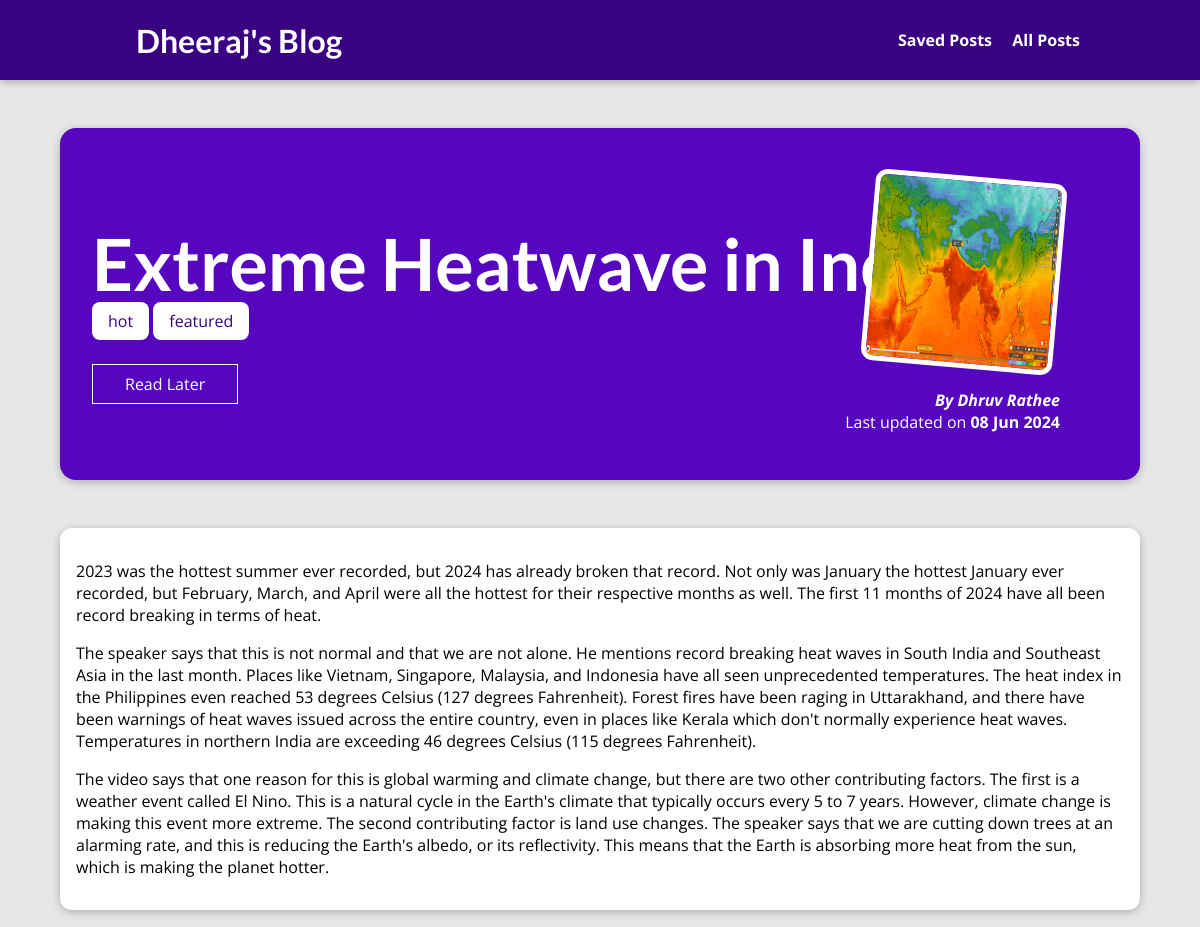
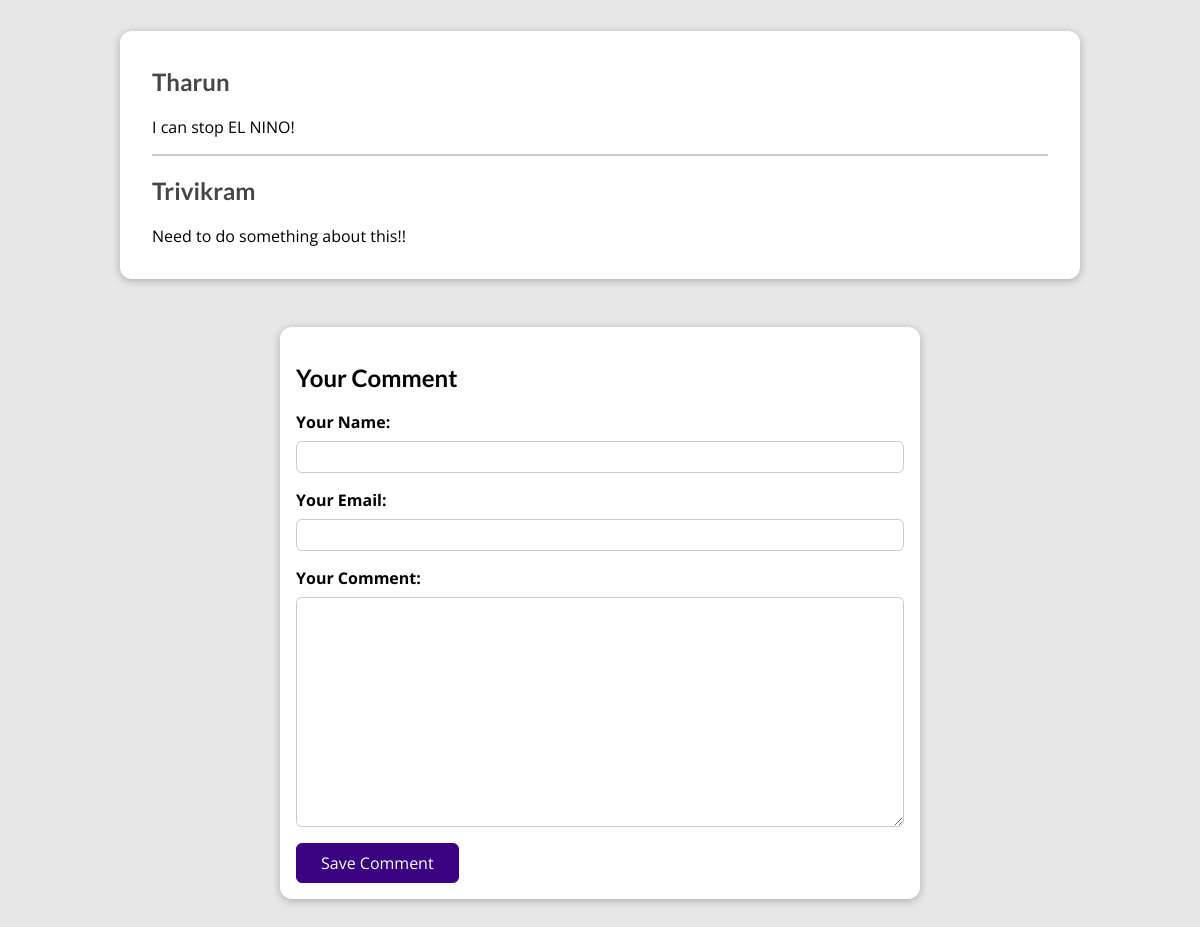
The page /blogs/extreme-heatwave-in-india on the database its author committed (2 pictures, top to bottom).
### blog/models.py (models this page shows, shortened)
class Post(models.Model):
    title = models.CharField(max_length=150)
    excerpt = models.CharField(max_length=200)
    image = models.ImageField(upload_to="posts", null=True)
    date = models.DateField(auto_now=True)
    slug = models.SlugField(unique=True, db_index=True)
    content = models.TextField(validators=[MinLengthValidator(10)])
    author = models.ForeignKey(
        Author, on_delete=models.SET_NULL, related_name="posts", null=True)
    captions = models.ManyToManyField(Tag)

class Tag(models.Model):
    caption = models.CharField(max_length=50)

class Author(models.Model):
    first_name = models.CharField(max_length=100)
    last_name = models.CharField(max_length=100)
    email_address = models.EmailField(max_length=254)
    def __str__(self):
        return f"{self.first_name} {self.last_name}"

class Comment(models.Model):
    user_name = models.CharField(max_length=50)
    user_email = models.EmailField(max_length=254)
    text = models.TextField(max_length=400)
    post = models.ForeignKey(Post, on_delete=models.CASCADE, related_name="comments")

### blog/views.py (the view)
# urls.py: path("blogs/<slug:slug>", views.PostDetailsView.as_view(), name="blog-details-page")
class PostDetailsView(View):
    template_name = "blog/post-details.html"
    model = Post
    def is_stored_post(self, request, post_id):
        stored_posts = request.session.get("stored_posts")
        if stored_posts is not None:
            is_saved_for_later = post_id in stored_posts
        else:
            is_saved_for_later = False
        return is_saved_for_later
    def get(self, request, slug):
        post = Post.objects.get(slug=slug)
        context = {
            "post": post,
            "post_captions": post.captions.all(),
            "comment_form": CommentForm(),
            "comments": post.comments.all().order_by("-id"),
            "saved_for_later": self.is_stored_post(request, post.id)
        }
        return render(request, "blog/post-details.html", context)
    def post(self, request, slug):
        comment_form = CommentForm(request.POST)
        post = Post.objects.get(slug=slug)
        if comment_form.is_valid():
            comment = comment_form.save(commit=False)
            comment.post = post
            comment.save()
            return HttpResponseRedirect(reverse("blog-details-page", args=[slug]))
        context = {
            "post": post,
            "post_captions": post.captions.all(),
            "comment_form": comment_form,
            "comments": post.comments.all().order_by("-id"),
            "saved_for_later": self.is_stored_post(request, post.id)
        }
        return render(request, "blog/post-details.html", context)

### blog/forms.py
class CommentForm(forms.ModelForm):
    class Meta:
        model = Comment
        exclude = ["post"]
        labels = {
            "user_name":"Your Name",
            "user_email":"Your Email",
            "text":"Your Comment"
        }

### blog/templates/blog/post-details.html (shortened to what this page needs)
{% extends "base.html" %}
{% load static %}
{% block css_files %}
    <link rel="stylesheet" href="{% static "blog/post-details.css" %}"/>
{% endblock %}
{% block content %}
    <section id="summary">
        <h2>{{ post.title }}</h2>
        <div>
            {% for tag in post_captions %}
                <span class="tag">{{ tag.caption }}</span>
            {% endfor %}
        </div>
        <div id="read-later">
            <form action="{% url "read-later-page" %}" method="POST">
                    {% if saved_for_later %}
                        <button> Remove from "Read Later" List </button>
                    {% else %}
                       <button> Read Later </button>
                    {% endif %}
            </form>
        </div>
        <article>
            <img src="{{ post.image.url }}" alt="{{ post.title }}"/>
            <address> By <a href="mailto:{{ post.author.email_address }}">{{ post.author }}</a></address>
            <div>
                Last updated on <time>{{ post.date|date:"d M Y" }}</time>
            </div>
        </article>
    </section>
    <main>
        <p> {{ post.content|linebreaks }} </p>
    </main>
    <section id="comments">
        <ul>
            {% for comment in comments %}
                <li>
                    <h2>{{ comment.user_name }}</h2>
                    <p>{{ comment.text|linebreaks }}</p>
                </li>
            {% endfor %}
        </ul>
    </section>
    <section id="comment-form">
        <h2>Your Comment</h2>
        <div>
            <form action="{% url "blog-details-page" post.slug %}" method="POST">
                {% for form_field in comment_form %}
                <div class="form-control {% if form_field.errors %}invalid{% endif %}">
                    {{ form_field.label_tag }}
                    {{ form_field }}
                </div>
                {% endfor %}
                <button>Save Comment</button>
            </form>
        </div>
</section>
{% endblock %}

### templates/base.html (shortened to what this page needs)
{% load static %}
<!DOCTYPE html>
<html lang="en">
<head>
    <link rel="stylesheet" href="{% static "app.css" %}"/>
    {% block css_files %}{% endblock %}
</head>
<body>
    <header id="main-navigation">
        <h1><a href="{% url "start-page" %}">Dheeraj's Blog</a></h1>
        <nav>
            <a href="{% url "read-later-page" %}">Saved Posts</a>
            <a href="{% url "blogs-page" %}">All Posts</a>
        </nav>
    </header>
    {% block content %}{% endblock %}
</body>
</html>

### static/app.css (style rules this page uses)
* { box-sizing: border-box; }
html { font-family: 'Open Sans', 'Lato', sans-serif; }
body { margin: 0; }
h1, h2, h3 { font-family: 'Lato', sans-serif; font-weight: bold; }
#main-navigation { width: 100%; height: 5rem; display: flex; justify-content: space-between; align-items: center; padding: 0 10%; position: absolute; top: 0; left: 0; }
#main-navigation a { text-decoration: none; color: white; font-weight: bold; margin-left: 1rem; }

### blog/static/blog/post-details.css (style rules this page uses)
body { background-color: #e7e7e7; }
#main-navigation { background-color: #390281; box-shadow: 0 2px 8px rgba(0, 0, 0, 0.25); }
#summary { margin: 8rem auto 3rem auto; padding: 2rem; width: 90%; max-width: 90rem; border-radius: 16px; background-color: #5706c0; position: relative; box-shadow: 0 2px 8px rgba(0, 0, 0, 0.25); height: 22rem; }
#summary h2 { color: white; font-size: 4.5rem; margin-bottom: 0.25rem; }
#summary article { position: absolute; top: 2rem; right: 3rem; padding: 1rem 2rem; border-radius: 12px; text-align: right; color: white; }
#summary article img { width: 12rem; height: 12rem; border-radius: 12px; transform: rotateZ(5deg); border: 5px solid white; margin-bottom: 1rem; }
#summary address { font-weight: bold; }
#summary a { color: white; text-decoration: none; }
#summary time { font-weight: bold; }
#read-later { margin: 2rem 0; }
#read-later button { background-color: transparent; border: 1px solid white; padding: 0.5rem 2rem; font: inherit; color: white; cursor: pointer; }
main { width: 90%; max-width: 90rem; margin: 3rem auto; background-color: white; padding: 1rem; border-radius: 12px; box-shadow: 0 2px 8px rgba(0, 0, 0, 0.25); }
.tag { background-color: white; color: #390281; padding: 0.5rem 1rem; border-radius: 8px; }
#comment-form { margin: 3rem auto; width: 90%; max-width: 40rem; border-radius: 12px; background-color: white; box-shadow: 0 2px 8px rgba(0, 0, 0, 0.25); padding: 1rem; }
#comment-form button { font: inherit; background-color: #390281; color: white; border: 1px solid #390281; padding: 0.5rem 1.5rem; border-radius: 6px; cursor: pointer; }
.form-control { margin-bottom: 1rem; }
.form-control label { font-weight: bold; margin-bottom: 0.5rem; display: block; }
.form-control input, .form-control textarea { display: block; width: 100%; font: inherit; padding: 0.25rem; border-radius: 6px; border: 1px solid #ccc; }
#comments { margin: 3rem auto; width: 90%; max-width: 60rem; border-radius: 12px; background-color: white; box-shadow: 0 2px 8px rgba(0, 0, 0, 0.25); padding: 1rem 2rem; }
#comments ul { list-style: none; margin: 0; padding: 0; }
#comments li { margin-bottom: 1rem; border-bottom: 2px solid #ccc; }
#comments li:last-of-type { border-bottom: none; }
#comments h2 { color: #464646; }

### rows shown on the page
Post: title "Extreme Heatwave in India", image (picture), author "Dhruv Rathee", date "08 Jun 2024", content "2023 was the hottest summer ever recorded, but 2024 has already broken that record. Not only was January the hottest January ever recorded, but February, March, and April were all the hottest for their respective months as well. The first 11 months of 2024 have all been record breaking in terms of heat. The speaker says that this is not normal and that we are not alone. He mentions record breaking heat waves in South India and Southeast Asia in the last month. Places like Vietnam, Singapore, Malaysia, and Indonesia have all seen unprecedented temperatures. The heat index in the Philippines even reached 53 degrees Celsius (127 degrees Fahrenheit). Forest fires have been raging in…"
Tag: caption "hot"
Tag: caption "featured"
Comment: user_name "Tharun", text "I can stop EL NINO!"
Comment: user_name "Trivikram", text "Need to do something about this!!"
